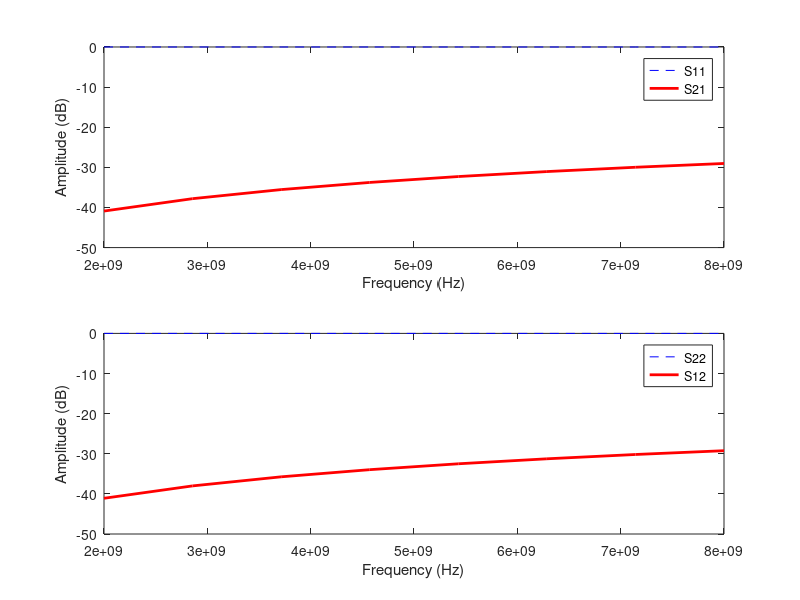

MATLAB code to generate this figure:
% Matlab script for viewing S-parameter results
% Generated with InductEx v.7.1.28 (8.0 beta) on 2025/10/17
S11=[-0.000345417,-0.00070316,-0.00118368,-0.00178417,-0.00250209,-0.00332977,-0.00426599,-0.0053027];

S12=[-41.0954,-38.0101,-35.7486,-33.9669,-32.5004,-31.2578,-30.1825,-29.2376];

S21=[-40.8938,-37.8052,-35.5436,-33.7619,-32.2917,-31.053,-29.977,-29.0334];

S22=[-0.000345417,-0.00070316,-0.00118368,-0.00178417,-0.00250209,-0.00332977,-0.00426599,-0.0053027];

freq=[2E9,2.85714E9,3.71429E9,4.57143E9,5.42857E9,6.28571E9,7.14286E9,8E9];

figure(1);
subplot(2,1,1);
plot(freq,S11,'b--',freq,S21,'r-','LineWidth',2);
legend('S11','S21');
xlabel('Frequency (Hz)');
ylabel('Amplitude (dB)');

figure(1);
subplot(2,1,2);
plot(freq,S22,'b--',freq,S12,'r-','LineWidth',2);
legend('S22','S12');
xlabel('Frequency (Hz)');
ylabel('Amplitude (dB)');
